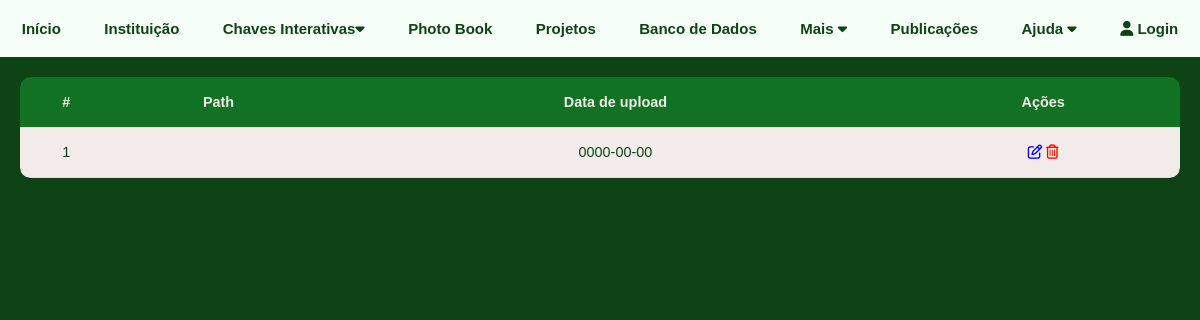
Page /images.php on the earlier database version.
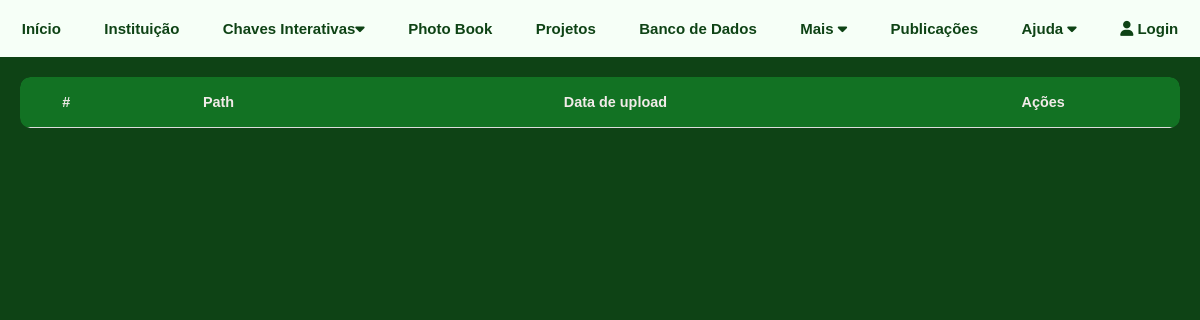
Same page on the later database version.
### tables this page shows
CREATE TABLE `images` (
  `id` int(11) NOT NULL,
  `path` varchar(100) NOT NULL,
  `data_upload` date NOT NULL DEFAULT current_timestamp(),
  `base_jabot_id` int(11) DEFAULT NULL
);

### images.php (the view, shortened to what this page needs)
<?php
    include_once('config.php');
    $sql = "SELECT * FROM images ORDER BY id DESC";
    $result = $conexao->query($sql);
?>
<!DOCTYPE html>
<html>
<head>
    <link rel='stylesheet' type='text/css' media='screen' href='css/tabela.css'>
    <link rel="stylesheet" href="https://cdnjs.cloudflare.com/ajax/libs/font-awesome/4.7.0/css/font-awesome.min.css">
    <link rel="stylesheet" href="https://cdnjs.cloudflare.com/ajax/libs/font-awesome/6.5.2/css/all.min.css" />
</head>
<body>
    <div class="tabela">
        <table class="table">
            <thead>
                <tr>
                    <th scope="col">#</th>
                    <th scope="col">Path</th>
                    <th scope="col">Data de upload</th>
                    <th scope="col">Ações</th>
                </tr>
            </thead>
            <tbody>
                <?php
                    while($user_data = mysqli_fetch_assoc($result))
                    {
                        echo "<tr>";
                        echo "<td>".$user_data['id']."</td>";
                        echo "<td>".$user_data['path']."</td>";
                        echo "<td>".$user_data['data_upload']."</td>";
                        echo "<td>
                        <a class='edit' href='#'><i class='fa-regular fa-pen-to-square' style='color: blue;'></i></a>
                        <a class='edit' href='#'><i class='fa-regular fa-trash-can' style='color: red;'></i></a>
                        </td>";
                        echo "</tr>";
                    }
                ?>
            </tbody>
        </table>
    </div>
</body>
</html>

Differences in the rows shown:
removed images: id "1", data_upload "0000-00-00"
